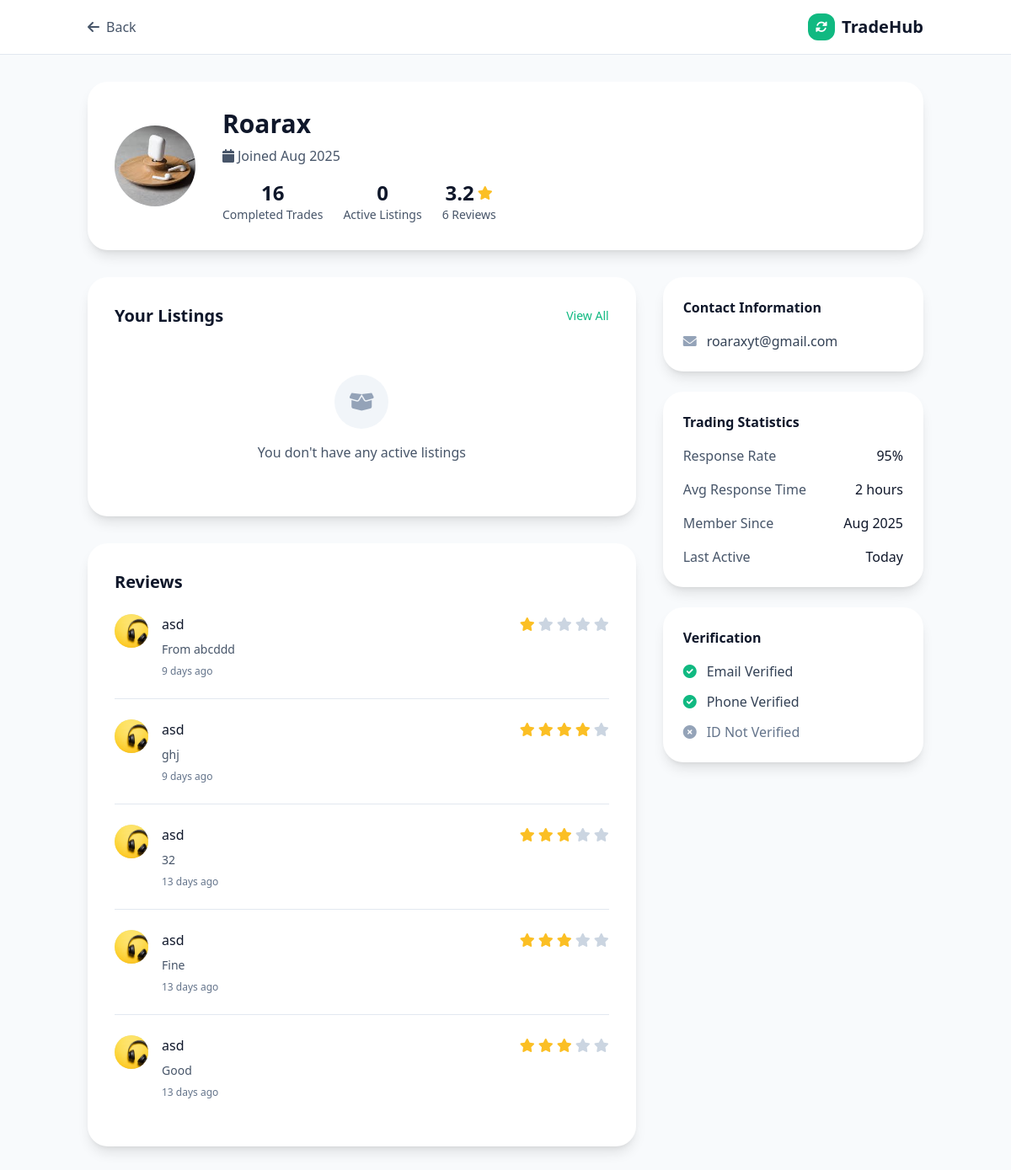
The app's page /Pages/profile.php (signed in) with its own data.
### tables this page shows
CREATE TABLE `site_settings` (
  `id` int(11) NOT NULL,
  `setting_key` varchar(100) NOT NULL,
  `setting_value` text DEFAULT NULL,
  `created_at` timestamp NOT NULL DEFAULT current_timestamp(),
  `updated_at` timestamp NOT NULL DEFAULT current_timestamp() ON UPDATE current_timestamp()
);

CREATE TABLE `users` (
  `id` int(11) NOT NULL,
  `full_name` varchar(255) NOT NULL,
  `email` varchar(255) NOT NULL,
  `password` varchar(255) NOT NULL,
  `phone` varchar(20) DEFAULT NULL,
  `location` varchar(255) DEFAULT NULL,
  `bio` text DEFAULT NULL,
  `avatar_url` varchar(500) DEFAULT NULL,
  `status` enum('active','inactive','suspended') DEFAULT 'active',
  `email_verified` tinyint(1) DEFAULT 0,
  `created_at` timestamp NOT NULL DEFAULT current_timestamp(),
  `updated_at` timestamp NOT NULL DEFAULT current_timestamp() ON UPDATE current_timestamp(),
  `role` varchar(20) NOT NULL DEFAULT 'user',
  `last_seen` timestamp NULL DEFAULT NULL
);

CREATE TABLE `reviews` (
  `id` int(11) NOT NULL,
  `reviewer_id` int(11) NOT NULL,
  `reviewed_user_id` int(11) NOT NULL,
  `trade_id` int(11) NOT NULL,
  `rating` int(11) NOT NULL CHECK (`rating` >= 1 and `rating` <= 5),
  `comment` text DEFAULT NULL,
  `created_at` timestamp NOT NULL DEFAULT current_timestamp()
);

### config/config.php (called while the page is built, shortened)
<?php
function formatTimeAgo($datetime) {
    $time = time() - strtotime($datetime);
    if ($time < 2592000) return floor($time/86400) . ' days ago';
    return date('M j, Y', strtotime($datetime));
}
?>

### Pages/profile.php (the view, shortened to what this page needs)
<?php
require_once '../config/config.php';
$conn = getDBConnection();
$profile_user_id = isset($_GET['id']) ? (int)$_GET['id'] : $_SESSION['user_id'];
$is_own_profile = $profile_user_id == $_SESSION['user_id'];
$query = "SELECT u.*,
          (SELECT AVG(rating) FROM reviews WHERE reviewed_user_id = u.id) as avg_rating,
          (SELECT COUNT(*) FROM reviews WHERE reviewed_user_id = u.id) as review_count,
          (SELECT COUNT(*) FROM trades WHERE (requester_id = u.id OR owner_id = u.id) AND status = 'completed') as completed_trades
          FROM users u WHERE u.id = ? AND u.status = 'active'";
$stmt = $conn->prepare($query);
$stmt->bind_param('i', $profile_user_id);
$stmt->execute();
$result = $stmt->get_result();
$profile_user = $result->fetch_assoc();
if ($is_own_profile) {
    $query_all = "SELECT * FROM listings WHERE user_id = ? ORDER BY created_at DESC";
    $stmt = $conn->prepare($query_all);
    $stmt->bind_param('i', $profile_user_id);
    $stmt->execute();
    $result_all = $stmt->get_result();
    $all_listings = $result_all->fetch_all(MYSQLI_ASSOC);
}
$query = "SELECT * FROM listings WHERE user_id = ? AND status = 'active' ORDER BY created_at DESC LIMIT 6";
$stmt = $conn->prepare($query);
$stmt->bind_param('i', $profile_user_id);
$stmt->execute();
$result = $stmt->get_result();
$listings = $result->fetch_all(MYSQLI_ASSOC);
$query = "SELECT r.*, u.full_name as reviewer_name, u.avatar_url as reviewer_avatar
          FROM reviews r
          JOIN users u ON r.reviewer_id = u.id
          WHERE r.reviewed_user_id = ?
          ORDER BY r.created_at DESC LIMIT 5";
$stmt = $conn->prepare($query);
$stmt->bind_param('i', $profile_user_id);
$stmt->execute();
$result = $stmt->get_result();
$reviews = $result->fetch_all(MYSQLI_ASSOC);
include '../includes/header.php';
?>
<div class="min-h-screen bg-slate-50">
        <header class="bg-white border-b border-slate-200">
        <div class="container mx-auto px-4 py-4 flex items-center justify-between">
        <a href="javascript:void(0);"
   onclick="history.go(-2);"
   class="flex items-center space-x-2 text-slate-600 hover:text-slate-900">
    <i class="fas fa-arrow-left"></i>
    <span>Back</span>
</a>
            <a href="dashboard.php" class="flex items-center space-x-2">
                <div class="w-8 h-8 bg-emerald-500 rounded-xl flex items-center justify-center">
                    <i class="fas fa-sync-alt text-white text-sm"></i>
                </div>
                <span class="text-xl font-bold text-slate-900"><?php include "../includes/Name.php";?></span>
            </a>
        </div>
    </header>
    <div class="container mx-auto px-4 py-8">
        <div class="bg-white rounded-3xl shadow-lg p-8 mb-8">
            <div class="flex flex-col md:flex-row items-start md:items-center space-y-6 md:space-y-0 md:space-x-8">
                <div class="flex-shrink-0">
                <div class="w-24 h-24 bg-slate-200 rounded-full flex items-center justify-center cursor-pointer profile-avatar">
    <?php if ($profile_user['avatar_url']): ?>
        <img src="<?php echo htmlspecialchars($profile_user['avatar_url']); ?>" alt="" class="w-full h-full rounded-full object-cover">
    <?php else: ?>
        <i class="fas fa-user text-slate-600 text-3xl"></i>
    <?php endif; ?>
</div>
                </div>
                <div class="flex-1">
                    <div class="flex flex-col md:flex-row md:items-center md:justify-between mb-4">
                        <div>
                            <h1 class="text-3xl font-bold text-slate-900 mb-2"><?php echo htmlspecialchars($profile_user['full_name']); ?></h1>
                            <div class="flex items-center space-x-4 text-slate-600">
                                <span><i class="fas fa-calendar mr-1"></i>Joined <?php echo date('M Y', strtotime($profile_user['created_at'])); ?></span>
                            </div>
                        </div>
                    </div>
                    <div class="flex flex-wrap gap-6">
                        <div class="text-center">
                            <div class="text-2xl font-bold text-slate-900"><?php echo $profile_user['completed_trades']; ?></div>
                            <div class="text-sm text-slate-600">Completed Trades</div>
                        </div>
                        <div class="text-center">
                            <div class="text-2xl font-bold text-slate-900"><?php echo count($listings); ?></div>
                            <div class="text-sm text-slate-600">Active Listings</div>
                        </div>
                        <div class="text-center">
                            <div class="flex items-center justify-center space-x-1">
                                <span class="text-2xl font-bold text-slate-900">
                                    <?php echo $profile_user['avg_rating'] ? number_format($profile_user['avg_rating'], 1) : 'N/A'; ?>
                                </span>
                                <?php if ($profile_user['avg_rating']): ?>
                                    <i class="fas fa-star text-amber-400"></i>
                                <?php endif; ?>
                            </div>
                            <div class="text-sm text-slate-600"><?php echo $profile_user['review_count']; ?> Reviews</div>
                        </div>
                    </div>
                </div>
            </div>
        </div>
        <div class="grid lg:grid-cols-3 gap-8">
            <div class="lg:col-span-2 space-y-8">
                <div class="bg-white rounded-3xl shadow-lg p-8">
                    <div class="flex items-center justify-between mb-6">
                        <h2 class="text-xl font-bold text-slate-900">
                            <?php echo $is_own_profile ? 'Your' : 'Active'; ?> Listings
                        </h2>
                        <?php if ($is_own_profile): ?>
                            <a href="my-listings.php" class="text-emerald-500 hover:text-emerald-600 text-sm">View All</a>
                        <?php endif; ?>
                    </div>
                    <?php if (empty($listings)): ?>
                        <div class="text-center py-8">
                            <div class="w-16 h-16 bg-slate-100 rounded-full flex items-center justify-center mx-auto mb-4">
                                <i class="fas fa-box-open text-slate-400 text-2xl"></i>
                            </div>
                            <p class="text-slate-600">
                                <?php if ($is_own_profile): ?>
                                    <?php if (empty($all_listings)): ?>
                                        You haven't created any listings yet
                                    <?php else: ?>
                                        You don't have any active listings
                                    <?php endif; ?>
                                <?php else: ?>
                                    No active listings
                                <?php endif; ?>
                            </p>
                        </div>
                    <?php endif; ?>
                </div>
                <div class="bg-white rounded-3xl shadow-lg p-8">
                    <h2 class="text-xl font-bold text-slate-900 mb-6">Reviews</h2>
                    <?php if (empty($reviews)): ?>
                        <div class="text-center py-8">
                            <div class="w-16 h-16 bg-slate-100 rounded-full flex items-center justify-center mx-auto mb-4">
                                <i class="fas fa-star text-slate-400 text-2xl"></i>
                            </div>
                            <p class="text-slate-600">No reviews yet</p>
                        </div>
                    <?php else: ?>
                        <div class="space-y-6">
                            <?php foreach ($reviews as $review): ?>
                                <div class="border-b border-slate-200 pb-6 last:border-b-0">
                                    <div class="flex items-start space-x-4">
                                        <div class="w-10 h-10 bg-slate-200 rounded-full flex items-center justify-center flex-shrink-0">
                                            <?php if ($review['reviewer_avatar']): ?>
                                                <img src="<?php echo htmlspecialchars($review['reviewer_avatar']); ?>" alt="" class="w-full h-full rounded-full object-cover">
                                            <?php else: ?>
                                                <i class="fas fa-user text-slate-600 text-sm"></i>
                                            <?php endif; ?>
                                        </div>
                                        <div class="flex-1">
                                            <div class="flex items-center justify-between mb-2">
                                                <h4 class="font-medium text-slate-900"><?php echo htmlspecialchars($review['reviewer_name']); ?></h4>
                                                <div class="flex items-center space-x-1">
                                                    <?php for ($i = 1; $i <= 5; $i++): ?>
                                                        <i class="fas fa-star <?php echo $i <= $review['rating'] ? 'text-amber-400' : 'text-slate-300'; ?>"></i>
                                                    <?php endfor; ?>
                                                </div>
                                            </div>
                                            <?php if ($review['comment']): ?>
                                                <p class="text-slate-600 text-sm mb-2"><?php echo htmlspecialchars($review['comment']); ?></p>
                                            <?php endif; ?>
                                            <p class="text-slate-500 text-xs"><?php echo formatTimeAgo($review['created_at']); ?></p>
                                        </div>
                                    </div>
                                </div>
                            <?php endforeach; ?>
                        </div>
                    <?php endif; ?>
                </div>
            </div>
            <div class="space-y-6">
                <div class="bg-white rounded-3xl shadow-lg p-6">
                    <h3 class="font-bold text-slate-900 mb-4">Contact Information</h3>
                    <div class="space-y-3">
                        <?php if ($profile_user['email'] && ($is_own_profile || $profile_user['show_email'])): ?>
                            <div class="flex items-center space-x-3">
                                <i class="fas fa-envelope text-slate-400"></i>
                                <span class="text-slate-700"><?php echo htmlspecialchars($profile_user['email']); ?></span>
                            </div>
                        <?php endif; ?>
                    </div>
                </div>
                <div class="bg-white rounded-3xl shadow-lg p-6">
                    <h3 class="font-bold text-slate-900 mb-4">Trading Statistics</h3>
                    <div class="space-y-4">
                        <div class="flex justify-between">
                            <span class="text-slate-600">Response Rate</span>
                            <span class="font-medium text-slate-900">95%</span>
                        </div>
                        <div class="flex justify-between">
                            <span class="text-slate-600">Avg Response Time</span>
                            <span class="font-medium text-slate-900">2 hours</span>
                        </div>
                        <div class="flex justify-between">
                            <span class="text-slate-600">Member Since</span>
                            <span class="font-medium text-slate-900"><?php echo date('M Y', strtotime($profile_user['created_at'])); ?></span>
                        </div>
                        <div class="flex justify-between">
                            <span class="text-slate-600">Last Active</span>
                            <span class="font-medium text-slate-900">Today</span>
                        </div>
                    </div>
                </div>
                <div class="bg-white rounded-3xl shadow-lg p-6">
                    <h3 class="font-bold text-slate-900 mb-4">Verification</h3>
                    <div class="space-y-3">
                        <div class="flex items-center space-x-3">
                            <i class="fas fa-check-circle text-emerald-500"></i>
                            <span class="text-slate-700">Email Verified</span>
                        </div>
                        <div class="flex items-center space-x-3">
                            <i class="fas fa-check-circle text-emerald-500"></i>
                            <span class="text-slate-700">Phone Verified</span>
                        </div>
                        <div class="flex items-center space-x-3">
                            <i class="fas fa-times-circle text-slate-400"></i>
                            <span class="text-slate-500">ID Not Verified</span>
                        </div>
                    </div>
                </div>
            </div>
        </div>
    </div>
</div>
<?php include '../includes/footer.php'; ?>

### includes/Name.php
<?php
require_once '../config/config.php';
$conn = getDBConnection();
$query = "SELECT setting_value FROM site_settings WHERE setting_key = 'site_name' LIMIT 1";
$result = $conn->query($query);
if ($result && $row = $result->fetch_assoc()) {
    echo htmlspecialchars($row['setting_value']);
}
?>

### assets/css/style.css (style rules this page uses)
* { transition: all 0.2s ease-in-out; }

### includes/header.php (style rules this page uses)
* { transition: all 0.2s ease-in-out; }

### records on screen
site_settings: setting_value "TradeHub"
users: avatar_url (picture), full_name "Roarax", created_at "Aug 2025", email "roaraxyt@gmail.com"
reviews: reviewer.avatar_url (picture), reviewer.full_name "asd", rating 1 (drawn), comment "From abcddd", created_at "9 days ago"
reviews: reviewer.avatar_url (picture), reviewer.full_name "asd", rating 4 (drawn), comment "ghj", created_at "9 days ago"
reviews: reviewer.avatar_url (picture), reviewer.full_name "asd", rating 3 (drawn), comment "32", created_at "13 days ago"
reviews: reviewer.avatar_url (picture), reviewer.full_name "asd", rating 3 (drawn), comment "Fine", created_at "13 days ago"
reviews: reviewer.avatar_url (picture), reviewer.full_name "asd", rating 3 (drawn), comment "Good", created_at "13 days ago"

### other values on screen
$profile_user['completed_trades'] "16"
count($listings) "0"
$profile_user['avg_rating'] "3.2"
$profile_user['review_count'] "6"
